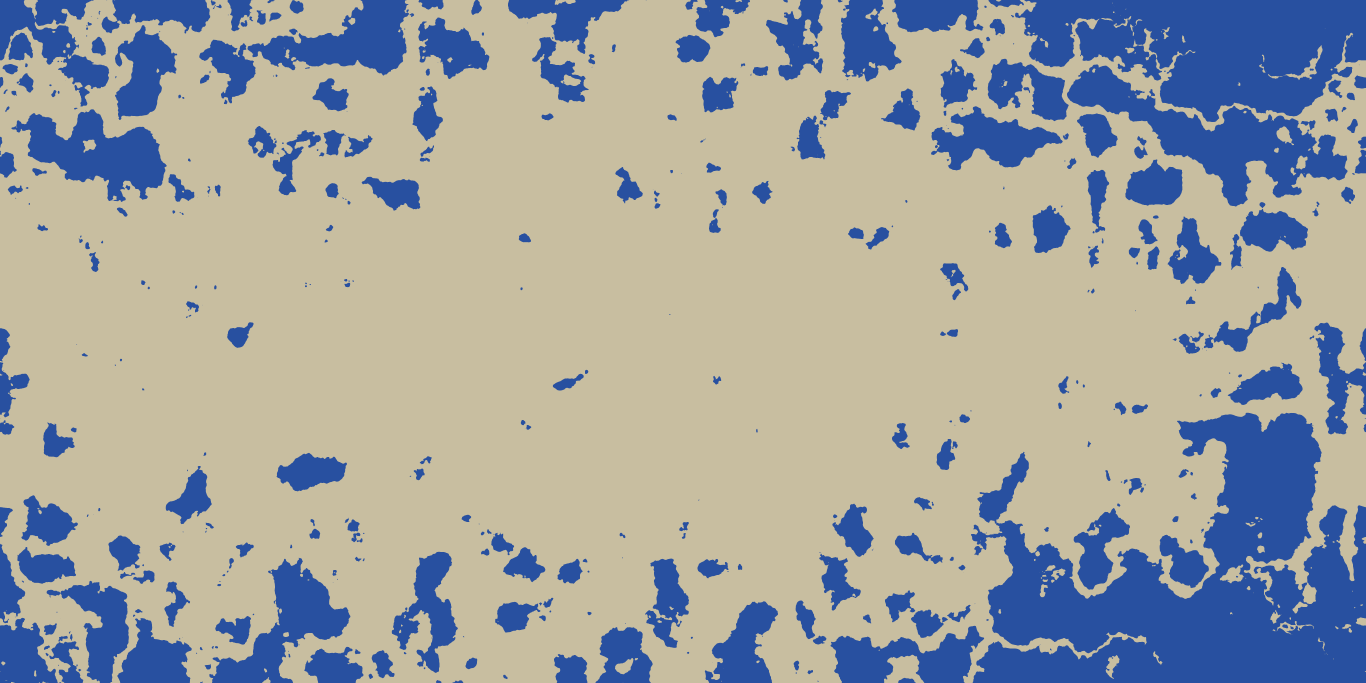
#> input picture data/tmp_export___ai_training_98220__/land_sea.png, 8192 x 4096 px, found by its file name (shown at 1/6 size)
$ python generate_navy.py
#> lines starting #> are read from the running program, lines starting #| are printed output that depends on the picture; after the words box and inside, x2 and y2 are one past the last pixel; in counts of white or black regions, pixels touching at a corner belong together
#!/usr/bin/env python3
"""
Generate ship placements for countries with significant navies.

Ships are placed only in oceans and seas (not lakes/rivers),
near coastal provinces of countries with large naval capacity.
"""

import json, os, sys, math, random
import numpy as np
from PIL import Image

# ─── Paths ──────────────────────────────────────────────────────────
DATA_DIR = "data"
LAND_SEA_PNG = os.path.join(DATA_DIR, "land_sea.png")
PROVINCES_PNG = os.path.join(DATA_DIR, "provinces.png")
PROVINCES_JSON = os.path.join(DATA_DIR, "provinces.json")
COUNTRIES_JSON = os.path.join(DATA_DIR, "countries.json")
PORTS_JSON = os.path.join(DATA_DIR, "ports.json")
OUT_SHIPS = os.path.join(DATA_DIR, "ships.json")

MAP_W = 8192
MAP_H = 4096

random.seed(42)

# ─── Countries with significant navies ───────────────────────────────
# Format: ISO_A3: (num_ships, ship_types_distribution)
# Ship types: "carrier", "battleship", "destroyer", "frigate", "submarine"
NAVY_COUNTRIES = {
    "USA": (50, {"carrier": 3, "battleship": 5, "destroyer": 15, "frigate": 20, "submarine": 7}),
    "CHN": (45, {"carrier": 2, "battleship": 4, "destroyer": 18, "frigate": 15, "submarine": 6}),
    "RUS": (40, {"carrier": 1, "battleship": 3, "destroyer": 12, "frigate": 15, "submarine": 9}),
    "GBR": (25, {"carrier": 2, "battleship": 2, "destroyer": 8, "frigate": 10, "submarine": 3}),
    "JPN": (30, {"carrier": 2, "battleship": 2, "destroyer": 12, "frigate": 12, "submarine": 2}),
    "FRA": (20, {"carrier": 1, "battleship": 1, "destroyer": 8, "frigate": 8, "submarine": 2}),
    "IND": (25, {"carrier": 1, "battleship": 1, "destroyer": 10, "frigate": 10, "submarine": 3}),
    "KOR": (15, {"carrier": 0, "battleship": 2, "destroyer": 6, "frigate": 5, "submarine": 2}),
    "ITA": (15, {"carrier": 1, "battleship": 1, "destroyer": 5, "frigate": 6, "submarine": 2}),
    "ESP": (12, {"carrier": 1, "battleship": 0, "destroyer": 4, "frigate": 5, "submarine": 2}),
    "AUS": (12, {"carrier": 1, "battleship": 0, "destroyer": 4, "frigate": 5, "submarine": 2}),
    "CAN": (15, {"carrier": 0, "battleship": 0, "destroyer": 6, "frigate": 7, "submarine": 2}),
    "TUR": (12, {"carrier": 0, "battleship": 0, "destroyer": 4, "frigate": 6, "submarine": 2}),
    "BRA": (10, {"carrier": 0, "battleship": 1, "destroyer": 3, "frigate": 4, "submarine": 2}),
    "DEU": (8, {"carrier": 0, "battleship": 0, "destroyer": 3, "frigate": 4, "submarine": 1}),
    "NLD": (6, {"carrier": 0, "battleship": 0, "destroyer": 2, "frigate": 3, "submarine": 1}),
    "SWE": (6, {"carrier": 0, "battleship": 0, "destroyer": 2, "frigate": 3, "submarine": 1}),
}

# ─── Coordinate helpers ─────────────────────────────────────────────
def pixel_to_lonlat(px, py):
    return (px / MAP_W) * 360.0 - 180.0, 90.0 - (py / MAP_H) * 180.0

def lonlat_to_pixel(lon, lat):
    return int((lon + 180.0) / 360.0 * MAP_W), int((90.0 - lat) / 180.0 * MAP_H)

# ─── Ocean detection ───────────────────────────────────────────────
def load_land_sea():
    """Load land_sea.png and return as numpy array."""
    img = Image.open(LAND_SEA_PNG)
#> img is the input picture: PIL image 8192x4096 RGBA; mean R, G, B, A 158.9, 161.7, 160, 255
    img = img.convert('L')  # Grayscale
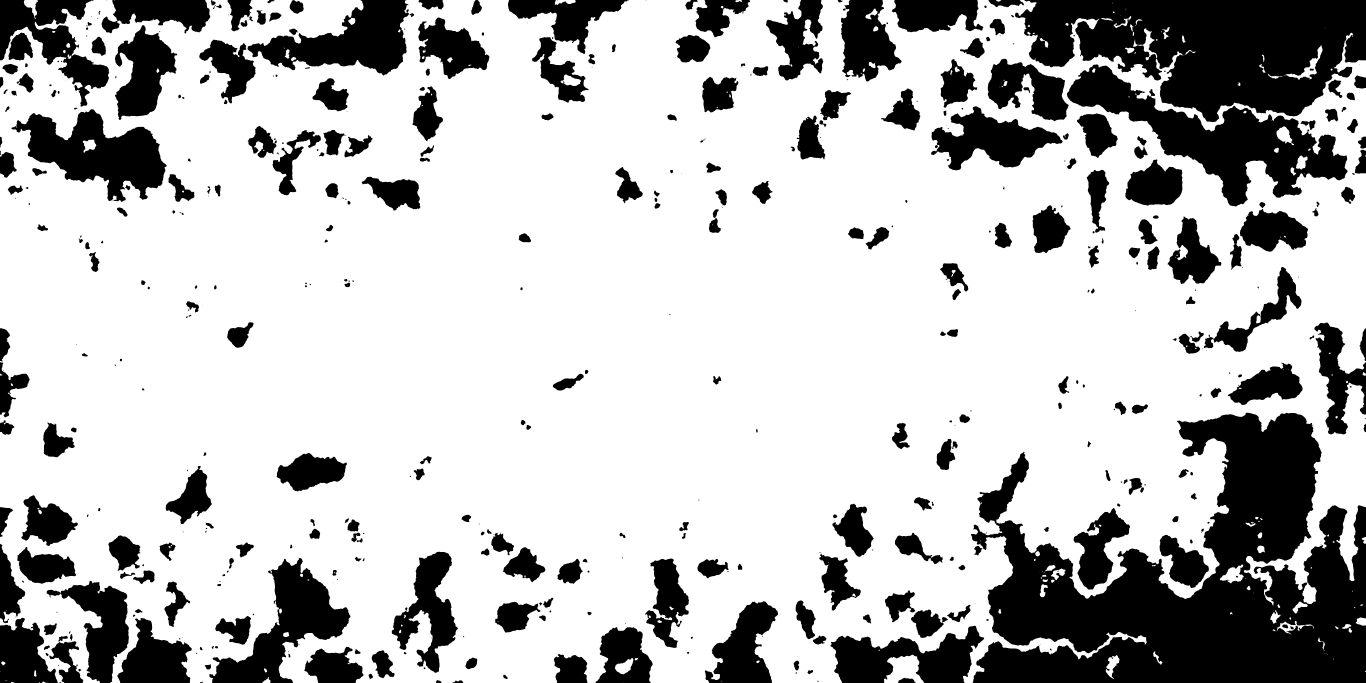
#> img: PIL image 8192x4096 L (shown at 1/6 size); values 77 (black) and 190 (white), 74.3% white; 518 black regions (81 under 20 px), largest, box (x1, y1, x2, y2) and area: (5826, 2476, 8192, 4096) 2094619, (6090, 0, 8192, 732) 1001199, (6402, 386, 8085, 1239) 451850
    return np.array(img)

# [56 lines left out: functions is_ocean_pixel, is_connected_to_ocean, find_nearest_ocean_pixel, not called in this run]

# ─── Data loading ───────────────────────────────────────────────────
def load_provinces():
#> (the run stopped early here; a loop or call above may not have finished)
